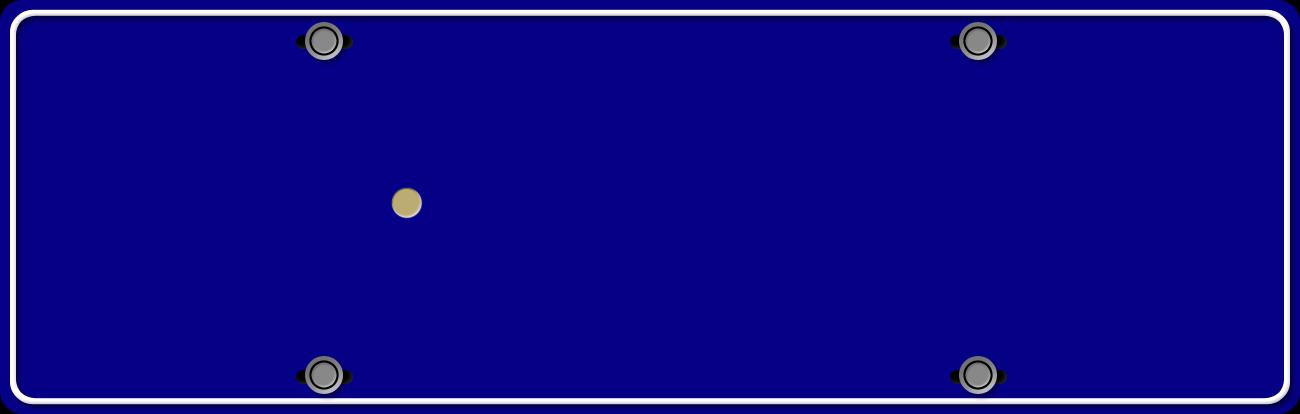
#> input picture images/template.bmp, 1300 x 414 px
$ python genplate_scence.py
#> lines starting #> are read from the running program, lines starting #| are printed output that depends on the picture; after the words box and inside, x2 and y2 are one past the last pixel; in counts of white or black regions, pixels touching at a corner belong together
### PlateCommon.py
import os
import random
# import sys
import numpy as np
import cv2
import argparse
# import PIL
from PIL import ImageFont
from PIL import Image
from PIL import ImageDraw
from math import *

INDEX_PROVINCE = {"京": 0, "沪": 1, "津": 2, "渝": 3, "冀": 4, "晋": 5, "蒙": 6, "辽": 7, "吉": 8, "黑": 9,
                  "苏": 10, "浙": 11, "皖": 12, "闽": 13, "赣": 14, "鲁": 15, "豫": 16, "鄂": 17, "湘": 18, "粤": 19,
                  "桂": 20, "琼": 21, "川": 22, "贵": 23, "云": 24, "藏": 25, "陕": 26, "甘": 27, "青": 28, "宁": 29,
                  "新": 30}
INDEX_DIGIT = {"0": 31, "1": 32, "2": 33, "3": 34, "4": 35, "5": 36, "6": 37, "7": 38, "8": 39, "9": 40}
INDEX_LETTER = {"A": 41, "B": 42, "C": 43, "D": 44, "E": 45, "F": 46, "G": 47,
                "H": 48, "J": 49, "K": 50, "L": 51, "M": 52, "N": 53,
                "P": 54, "Q": 55, "R": 56, "S": 57, "T": 58,
                "U": 59, "V": 60, "W": 61, "X": 62, "Y": 63, "Z": 64}

PLATE_CHARS_PROVINCE = {"京", "沪", "津", "渝", "冀", "晋", "蒙", "辽", "吉", "黑",
                        "苏", "浙", "皖", "闽", "赣", "鲁", "豫", "鄂", "湘", "粤",
                        "桂", "琼", "川", "贵", "云", "藏", "陕", "甘", "青", "宁",
                        "新"}
PLATE_CHARS_DIGIT = {"0", "1", "2", "3", "4", "5", "6", "7", "8", "9"}
PLATE_CHARS_LETTER = {"A", "B", "C", "D", "E", "F", "G",
                      "H", "J", "K", "L", "M", "N",
                      "P", "Q", "R", "S", "T",
                      "U", "V", "W", "X", "Y", "Z"}

index = {"京": 0, "沪": 1, "津": 2, "渝": 3, "冀": 4, "晋": 5, "蒙": 6, "辽": 7, "吉": 8, "黑": 9, "苏": 10, "浙": 11, "皖": 12,
         "闽": 13, "赣": 14, "鲁": 15, "豫": 16, "鄂": 17, "湘": 18, "粤": 19, "桂": 20, "琼": 21, "川": 22, "贵": 23, "云": 24,
         "藏": 25, "陕": 26, "甘": 27, "青": 28, "宁": 29, "新": 30, "0": 31, "1": 32, "2": 33, "3": 34, "4": 35, "5": 36,
         "6": 37, "7": 38, "8": 39, "9": 40, "A": 41, "B": 42, "C": 43, "D": 44, "E": 45, "F": 46, "G": 47, "H": 48,
         "J": 49, "K": 50, "L": 51, "M": 52, "N": 53, "P": 54, "Q": 55, "R": 56, "S": 57, "T": 58, "U": 59, "V": 60,
         "W": 61, "X": 62, "Y": 63, "Z": 64}

chars = ["京", "沪", "津", "渝", "冀", "晋", "蒙", "辽", "吉", "黑", "苏", "浙", "皖", "闽", "赣", "鲁", "豫", "鄂", "湘", "粤", "桂",
         "琼", "川", "贵", "云", "藏", "陕", "甘", "青", "宁", "新", "0", "1", "2", "3", "4", "5", "6", "7", "8", "9", "A",
         "B", "C", "D", "E", "F", "G", "H", "J", "K", "L", "M", "N", "P", "Q", "R", "S", "T", "U", "V", "W", "X",
         "Y", "Z"
         ]


# [16 lines left out: function AddSmudginess, not called in this run]


def rot(img, angel, shape, max_angel):
    """ 使图像轻微的畸变
        img 输入图像
        factor 畸变的参数
        size 为图片的目标尺寸
    """
    size_o = [shape[1], shape[0]]
    # print size_o
    # size = (shape[1]+ int(shape[0]*cos((float(max_angel )/180) * 3.14)),shape[0])
    # print size
    size = (shape[1] + int(shape[0] * sin((float(max_angel) / 180) * 3.14)), shape[0])
    # print size
    interval = abs(int(sin((float(angel) / 180) * 3.14) * shape[0]))

    pts1 = np.float32([[0, 0], [0, size_o[1]], [size_o[0], 0], [size_o[0], size_o[1]]])
    if angel > 0:
        pts2 = np.float32([[interval, 0], [0, size[1]], [size[0], 0], [size[0] - interval, size_o[1]]])
    else:
        pts2 = np.float32([[0, 0], [interval, size[1]], [size[0] - interval, 0], [size[0], size_o[1]]])

    M = cv2.getPerspectiveTransform(pts1, pts2)
    dst = cv2.warpPerspective(img, M, size)

    return dst


def rotRandrom(img, factor, size):
    shape = size
    pts1 = np.float32([[0, 0], [0, shape[0]], [shape[1], 0], [shape[1], shape[0]]])
    pts2 = np.float32([[r(factor), r(factor)],
                       [r(factor), shape[0] - r(factor)],
                       [shape[1] - r(factor), r(factor)],
                       [shape[1] - r(factor), shape[0] - r(factor)]])
    M = cv2.getPerspectiveTransform(pts1, pts2)
    dst = cv2.warpPerspective(img, M, size)
    return dst


def tfactor(img):
    hsv = cv2.cvtColor(img, cv2.COLOR_BGR2HSV)

    hsv[:, :, 0] = hsv[:, :, 0] * (0.8 + np.random.random() * 0.2)
    hsv[:, :, 1] = hsv[:, :, 1] * (0.3 + np.random.random() * 0.7)
    hsv[:, :, 2] = hsv[:, :, 2] * (0.2 + np.random.random() * 0.8)

    img = cv2.cvtColor(hsv, cv2.COLOR_HSV2BGR)
    return img


# [13 lines left out: function random_envirment, not called in this run]


def random_scene(img, data_set):
    '''将车牌放入自然场景图像中，并返回该图像和位置信息'''
    bg_img_path = './data/scene/' + data_set[r(len(data_set))]
    # print bg_img_path
    env = cv2.imread(bg_img_path)
    if env is None:
        print(bg_img_path, 'is not a good file')
        return None, None
    # print env.shape, img.shape
    # 如果背景图片小于（65，21）则不使用
    if env.shape[1] <= 65 or env.shape[0] <= 21:
        print(env.shape)
        return None, None
    # 车牌宽高比变化范围是(1.5, 4.0)
    new_height = img.shape[0] * (0.5 + np.random.random())  # 0.5 -- 1.5
    new_width = img.shape[1] * (0.5 + np.random.random())  # 0.5 -- 1.5
    scale = 0.3 + np.random.random() * 2.5
    new_width = int(new_width * scale + 0.5)
    new_height = int(new_height * scale + 0.5)
    img = cv2.resize(img, (new_width, new_height))
    if env.shape[1] <= img.shape[1] or env.shape[0] <= img.shape[0]:
        print(env.shape, '---', img.shape)
        return None, None
    x = r(env.shape[1] - img.shape[1])
    y = r(env.shape[0] - img.shape[0])
    bak = (img == 0)
    bak = bak.astype(np.uint8) * 255
    inv = cv2.bitwise_and(bak, env[y:y + new_height, x:x + new_width, :])
    img = cv2.bitwise_or(inv, img)
    env[y:y + new_height, x:x + new_width, :] = img[:, :, :]

    return env, (x, y, x + img.shape[1], y + img.shape[0])


def GenCh(f, val):
    img = Image.new("RGB", (45, 70), (255, 255, 255))
    draw = ImageDraw.Draw(img)
    draw.text((0, 3), val, (0, 0, 0), font=f)
    img = img.resize((23, 70))
    A = np.array(img)
    return A


def GenCh1(f, val):
    img = Image.new("RGB", (23, 70), (255, 255, 255))
    draw = ImageDraw.Draw(img)
    draw.text((0, 2), val, (0, 0, 0), font=f)
    A = np.array(img)
    return A


def AddGauss(img, level):
    return cv2.blur(img, (level * 2 + 1, level * 2 + 1))


def r(val):
    return int(np.random.random() * val)


def AddNoiseSingleChannel(single):
    diff = 255 - single.max()
    noise = np.random.normal(0, 1 + r(6), single.shape)
    noise = (noise - noise.min()) / (noise.max() - noise.min())
    noise = diff * noise
    noise = noise.astype(np.uint8)
    dst = single + noise
    return dst


def addNoise(img, sdev=0.5, avg=10):
    img[:, :, 0] = AddNoiseSingleChannel(img[:, :, 0])
    img[:, :, 1] = AddNoiseSingleChannel(img[:, :, 1])
    img[:, :, 2] = AddNoiseSingleChannel(img[:, :, 2])
    return img

### genplate_scence.py
from PlateCommon import *
import os
TEMPLATE_IMAGE = "./images/template.bmp"
# 这里假设车牌最小的检测尺寸是65*21，检测车牌的最小图像为65*21，车牌宽高比变化范围是(1.5, 4.0)
PLATE_SIZE_MIN = (65, 21)


class GenPlateScene:
    '''车牌数据生成器，车牌放在自然场景中，位置信息存储在同名的txt文件中
    '''

    def __init__(self, fontCh, fontEng):
        self.fontC = ImageFont.truetype(fontCh, 43, 0)  # 省简称使用字体
        self.fontE = ImageFont.truetype(fontEng, 60, 0)  # 字母数字字体
        self.img = np.array(Image.new("RGB", (226, 70), (255, 255, 255)))
        self.bg = cv2.resize(cv2.imread(TEMPLATE_IMAGE), (226, 70))
        self.noplates_path = os.listdir('./data/scene')

    def gen_plate_string(self):
        '''生成车牌号码字符串'''
        plate_str = ""
        for cpos in range(7):
            if cpos == 0:
                plate_str += chars[r(31)]
            elif cpos == 1:
                plate_str += chars[41 + r(24)]
            else:
                plate_str += chars[31 + r(34)]
        return plate_str

    def draw(self, val):
        offset = 2
        self.img[0:70, offset + 8:offset + 8 + 23] = GenCh(self.fontC, val[0])
        self.img[0:70, offset + 8 + 23 + 6:offset + 8 + 23 + 6 + 23] = GenCh1(self.fontE, val[1])
        for i in range(5):
            base = offset + 8 + 23 + 6 + 23 + 17 + i * 23 + i * 6
            self.img[0:70, base:base + 23] = GenCh1(self.fontE, val[i + 2])
        return self.img

    def generate(self, text):
        print(text, len(text))
        fg = self.draw(text)  # 得到白底黑字
        # cv2.imwrite('01.jpg', fg)
        fg = cv2.bitwise_not(fg)  # 得到黑底白字
        # cv2.imwrite('02.jpg', fg)
        com = cv2.bitwise_or(fg, self.bg)  # 字放到（蓝色）车牌背景中
        # cv2.imwrite('03.jpg', com)
        com = rot(com, r(60) - 30, com.shape, 30)  # 矩形-->平行四边形
        # cv2.imwrite('04.jpg', com)
        com = rotRandrom(com, 10, (com.shape[1], com.shape[0]))  # 旋转
        # cv2.imwrite('05.jpg', com)
        com = tfactor(com)  # 调灰度
        # cv2.imwrite('06.jpg', com)

        com, loc = random_scene(com, self.noplates_path)  # 放入背景中
        if com is None or loc is None:
            return None, None
        # cv2.imwrite('07.jpg', com)
        com = AddGauss(com, 1 + r(4))  # 加高斯平滑
        # cv2.imwrite('08.jpg', com)
        com = addNoise(com)  # 加噪声
        # cv2.imwrite('09.jpg', com)
        return com, loc

    def gen_batch(self, batchSize, outputPath, xmlPath):
        '''批量生成图片'''
        i = 1
        if not os.path.isdir(outputPath):
            os.makedirs(outputPath)
        if not os.path.isdir(xmlPath):
            os.makedirs(xmlPath)
        if os.listdir(outputPath):
            i = max(map(lambda x: int(x.split('.')[0]), os.listdir(outputPath))) + 1
        while True:
            if i == batchSize + 1:
                return
            plate_str = self.gen_plate_string()
            img, loc = self.generate(plate_str)
            if img is None:
                continue
            cv2.imwrite(outputPath + "/" + str(i).zfill(6) + ".jpg", img)
            print(loc, plate_str, str(i).zfill(6))
            self.gen_xml(i, loc, xmlPath)
            i += 1

    def gen_xml(self, i, loc, xmlPath):
        with open(xmlPath + "/" + str(i).zfill(6) + ".xml", 'w') as obj:
            obj.write('<annotation>\n')
            obj.write('    <folder>VOC2012</folder>\n')
            obj.write('    <filename>%s.jpg</filename>\n' % str(i).zfill(6))
            obj.write('    <source>\n')
            obj.write('        <database>0</database>\n')
            obj.write('        <annotation>1</annotation>\n')
            obj.write('        <image>2</image>\n')
            obj.write('    </source>\n')
            obj.write('    <size>\n')
            obj.write('        <width>1920</width>\n')
            obj.write('        <height>1080</height>\n')
            obj.write('        <depth>3</depth>\n')
            obj.write('    </size>\n')
            obj.write('    <segmented>1</segmented>\n')
            obj.write('    <object>\n')
            obj.write('        <name>plate</name>\n')
            obj.write('        <pose>unspecified</pose>\n')
            obj.write('        <truncated>0</truncated>\n')
            obj.write('        <difficult>0</difficult>\n')
            obj.write('        <bndbox>\n')
            obj.write('            <xmin>%s</xmin>\n' % loc[0])
            obj.write('            <ymin>%s</ymin>\n' % loc[1])
            obj.write('            <xmax>%s</xmax>\n' % loc[2])
            obj.write('            <ymax>%s</ymax>\n' % loc[3])
            obj.write('        </bndbox>\n')
            obj.write('    </object>\n')
            obj.write('</annotation>\n')

def main():
    G = GenPlateScene("./font/platech.ttf", './font/platechar.ttf')
    G.gen_batch(100, './VOCdevkit/VOC2012/JPEGImages', './VOCdevkit/VOC2012/Annotations')
#> in GenCh, `img = Image.new("RGB", (45, 70), (255, 255, 255))`: img: PIL image 45x70 RGB; every value is 255
#> in GenCh1, `img = Image.new("RGB", (23, 70), (255, 255, 255))`: img: PIL image 23x70 RGB; every value is 255
#> in draw, `self.img[0:70, offset + 8 + 23 + 6:offset + 8 + 23 + 6 + 23] = GenCh1(..`: self.img: shape (70, 226, 3); min 0, max 255, mean 248.1
#> after the loop in draw, `for i in range(5):`:
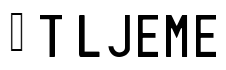
#> self.img: shape (70, 226, 3); min 0, max 255, mean 216.5
#> in tfactor, `hsv = cv2.cvtColor(img, cv2.COLOR_BGR2HSV)`: hsv: shape (70, 260, 3); mean H, S, V 64.2, 115.6, 88.8
#> in tfactor, `hsv[:, :, 0] = hsv[:, :, 0] * (0.8 + np.random.random() * 0.2)`: hsv: shape (70, 260, 3); mean H, S, V 51.5, 115.6, 88.8
#> in tfactor, `hsv[:, :, 1] = hsv[:, :, 1] * (0.3 + np.random.random() * 0.7)`: hsv: shape (70, 260, 3); mean H, S, V 51.5, 101.9, 88.8
#> in tfactor, `hsv[:, :, 2] = hsv[:, :, 2] * (0.2 + np.random.random() * 0.8)`: hsv: shape (70, 260, 3); mean H, S, V 51.5, 101.9, 72.9
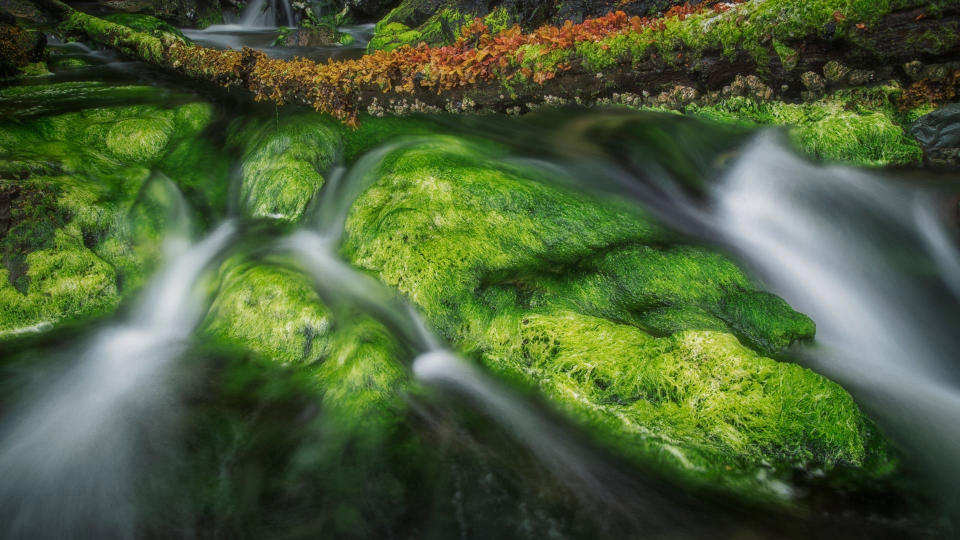
#> input picture data/scene/AlgaeRocks.jpg, 1920 x 1080 px (shown at 1/2 size)
#> in random_scene, env is the input picture: shape (1080, 1920, 3); mean B, G, R 55.2, 94.4, 75.3
#> in random_scene, `inv = cv2.bitwise_and(bak, env[y:y + new_height, x:x + new_width, :])`:
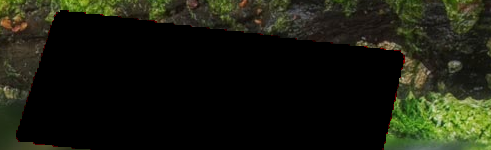
#> inv: shape (150, 491, 3); mean of channels 0, 1, 2 15.2, 27.5, 25.1; drawn as B, G, R
#> in random_scene, `env[y:y + new_height, x:x + new_width, :] = img[:, :, :]`:
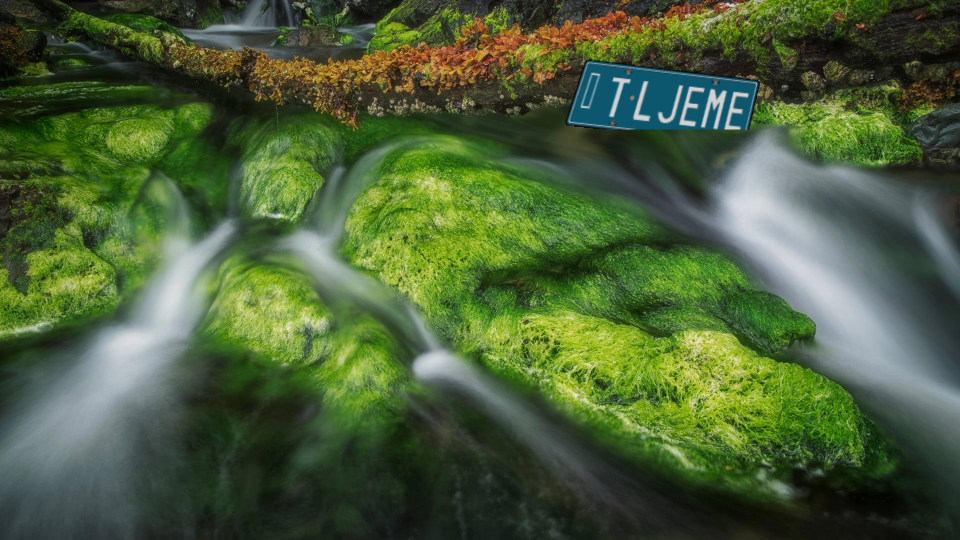
#> env: shape (1080, 1920, 3) (shown at 1/2 size); 2.1% of pixels changed, all inside (x1, y1, x2, y2) = (1131, 119, 1520, 259)
#> in generate, `com, loc = random_scene(com, self.noplates_path)`: loc = (1115, 109, 1606, 259)
#> in AddNoiseSingleChannel, `diff = 255 - single.max()`: diff = 29
#> in AddNoiseSingleChannel (call 2), `diff = 255 - single.max()`: diff = 30
#> in AddNoiseSingleChannel (call 2), `dst = single + noise`:
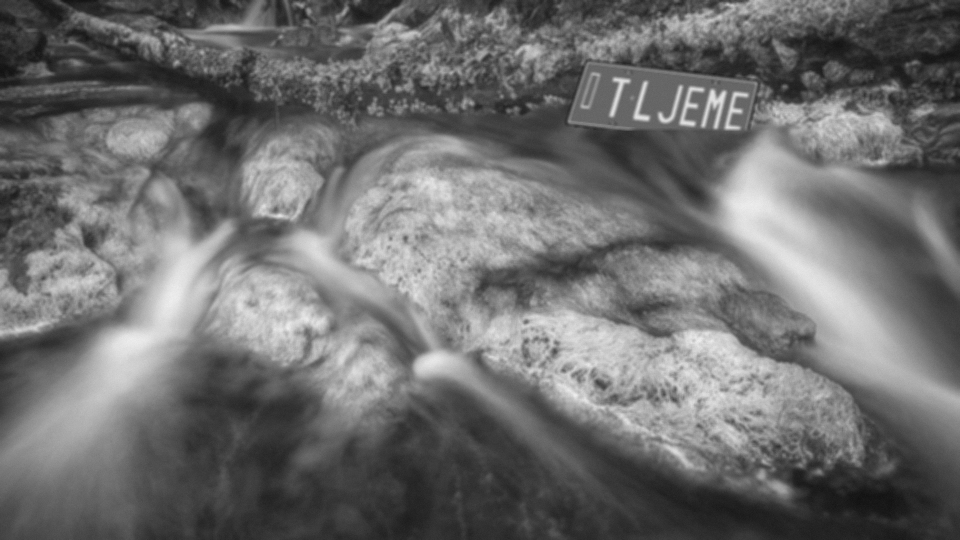
#> dst: shape (1080, 1920) (shown at 1/2 size); min 11, max 245, mean 110.1
#> in AddNoiseSingleChannel (call 3), `diff = 255 - single.max()`: diff = 32
#> in AddNoiseSingleChannel (call 3), `noise = diff * noise`:
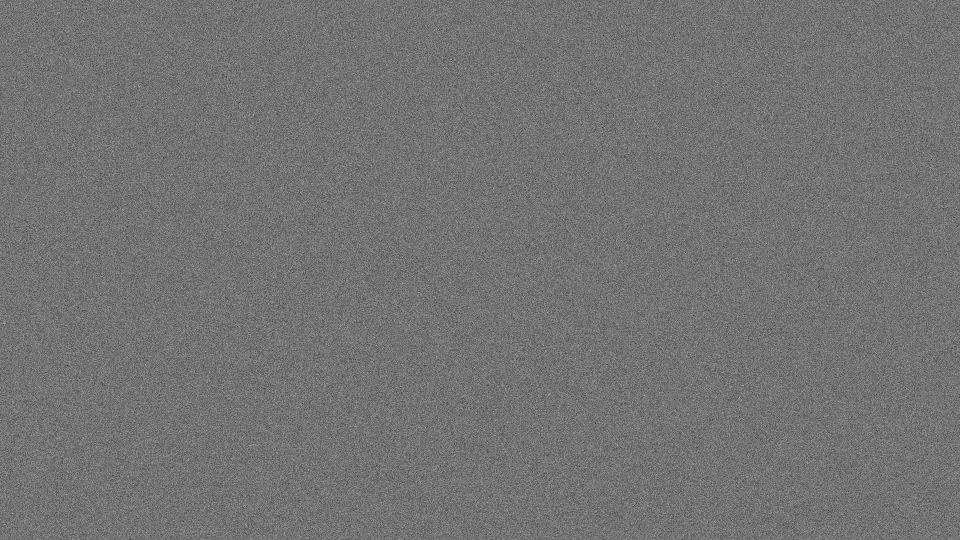
#> noise: shape (1080, 1920) float64 (shown at 1/2 size); min 0, max 32, mean 14.5; drawn with min black and max white
#> in AddNoiseSingleChannel (call 3), `dst = single + noise`:
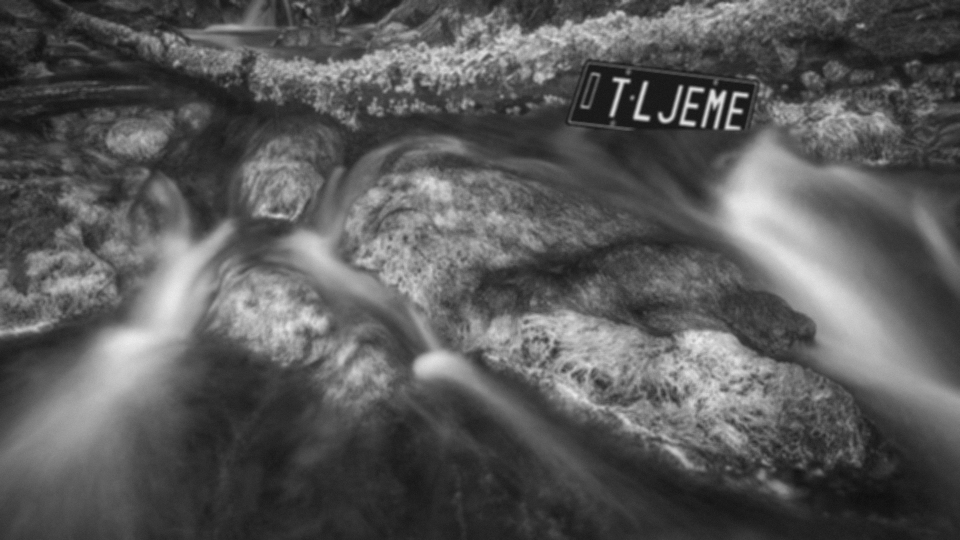
#> dst: shape (1080, 1920) (shown at 1/2 size); min 6, max 240, mean 89.1
#> in gen_batch, `img, loc = self.generate(plate_str)`: loc = (1115, 109, 1606, 259)
#| (1115, 109, 1606, 259) 鄂TLJEME 000001


if __name__ == '__main__':
    main()
